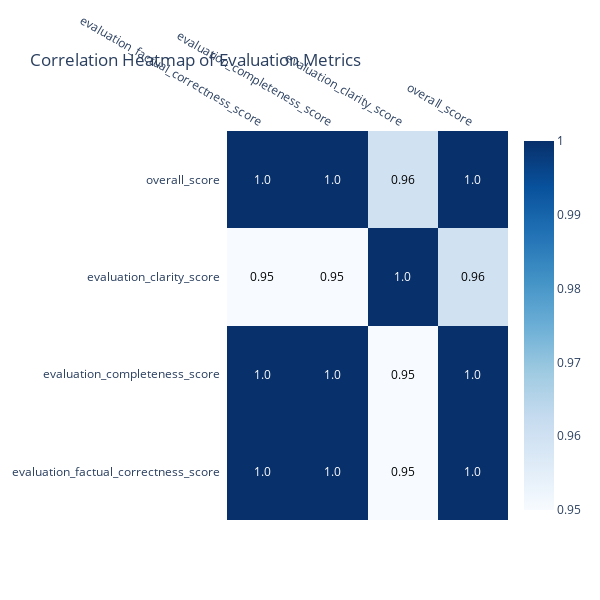

Source (notebook cell):
### Code cell
plot_correlation_heatmap(evaluated_df)

### Figure 1 — Plotly figure (JSON) as saved in the notebook; plotly's stock layout.template omitted (floating-point values rounded to 4 significant figures)
{"data": [{"colorscale": [[0, "rgb(247,251,255)"], [0.125, "rgb(222,235,247)"], [0.25, "rgb(198,219,239)"], [0.375, "rgb(158,202,225)"], [0.5, "rgb(107,174,214)"], [0.625, "rgb(66,146,198)"], [0.75, "rgb(33,113,181)"], [0.875, "rgb(8,81,156)"], [1, "rgb(8,48,107)"]], "reversescale": false, "showscale": true, "type": "heatmap", "x": ["evaluation_factual_correctness_score", "evaluation_completeness_score", "evaluation_clarity_score", "overall_score"], "y": ["evaluation_factual_correctness_score", "evaluation_completeness_score", "evaluation_clarity_score", "overall_score"], "z": [[1.0, 1.0, 0.95, 1.0], [1.0, 1.0, 0.95, 1.0], [0.95, 0.95, 1.0, 0.96], [1.0, 1.0, 0.96, 1.0]]}], "layout": {"annotations": [{"font": {"color": "#FFFFFF"}, "showarrow": false, "text": "1.0", "x": "evaluation_factual_correctness_score", "xref": "x", "y": "evaluation_factual_correctness_score", "yref": "y"}, {"font": {"color": "#FFFFFF"}, "showarrow": false, "text": "1.0", "x": "evaluation_completeness_score", "xref": "x", "y": "evaluation_factual_correctness_score", "yref": "y"}, {"font": {"color": "#000000"}, "showarrow": false, "text": "0.95", "x": "evaluation_clarity_score", "xref": "x", "y": "evaluation_factual_correctness_score", "yref": "y"}, {"font": {"color": "#FFFFFF"}, "showarrow": false, "text": "1.0", "x": "overall_score", "xref": "x", "y": "evaluation_factual_correctness_score", "yref": "y"}, {"font": {"color": "#FFFFFF"}, "showarrow": false, "text": "1.0", "x": "evaluation_factual_correctness_score", "xref": "x", "y": "evaluation_completeness_score", "yref": "y"}, {"font": {"color": "#FFFFFF"}, "showarrow": false, "text": "1.0", "x": "evaluation_completeness_score", "xref": "x", "y": "evaluation_completeness_score", "yref": "y"}, {"font": {"color": "#000000"}, "showarrow": false, "text": "0.95", "x": "evaluation_clarity_score", "xref": "x", "y": "evaluation_completeness_score", "yref": "y"}, {"font": {"color": "#FFFFFF"}, "showarrow": false, "text": "1.0", "x": "overall_score", "xref": "x", "y": "evaluation_completeness_score", "yref": "y"}, {"font": {"color": "#000000"}, "showarrow": false, "text": "0.95", "x": "evaluation_factual_correctness_score", "xref": "x", "y": "evaluation_clarity_score", "yref": "y"}, {"font": {"color": "#000000"}, "showarrow": false, "text": "0.95", "x": "evaluation_completeness_score", "xref": "x", "y": "evaluation_clarity_score", "yref": "y"}, {"font": {"color": "#FFFFFF"}, "showarrow": false, "text": "1.0", "x": "evaluation_clarity_score", "xref": "x", "y": "evaluation_clarity_score", "yref": "y"}, {"font": {"color": "#000000"}, "showarrow": false, "text": "0.96", "x": "overall_score", "xref": "x", "y": "evaluation_clarity_score", "yref": "y"}, {"font": {"color": "#FFFFFF"}, "showarrow": false, "text": "1.0", "x": "evaluation_factual_correctness_score", "xref": "x", "y": "overall_score", "yref": "y"}, {"font": {"color": "#FFFFFF"}, "showarrow": false, "text": "1.0", "x": "evaluation_completeness_score", "xref": "x", "y": "overall_score", "yref": "y"}, {"font": {"color": "#000000"}, "showarrow": false, "text": "0.96", "x": "evaluation_clarity_score", "xref": "x", "y": "overall_score", "yref": "y"}, {"font": {"color": "#FFFFFF"}, "showarrow": false, "text": "1.0", "x": "overall_score", "xref": "x", "y": "overall_score", "yref": "y"}], "height": 600, "title": {"text": "Correlation Heatmap of Evaluation Metrics"}, "width": 600, "xaxis": {"dtick": 1, "gridcolor": "rgb(0, 0, 0)", "side": "top", "ticks": ""}, "yaxis": {"dtick": 1, "ticks": "", "ticksuffix": "  "}}}
